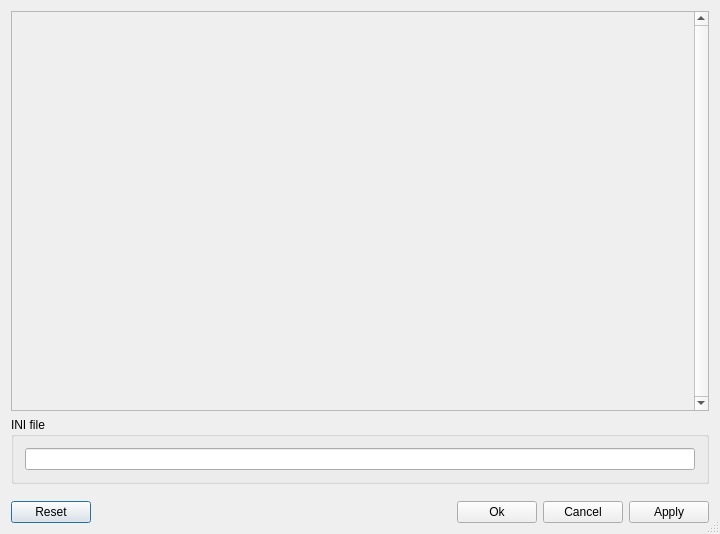
<?xml version="1.0" encoding="UTF-8"?>
<ui version="4.0">
 <author>LPub3D</author>
 <class>LDVExportOptionPanel</class>
 <widget class="QDialog" name="LDVExportOptionPanel">
  <property name="geometry">
   <rect>
    <x>0</x>
    <y>0</y>
    <width>720</width>
    <height>534</height>
   </rect>
  </property>
  <property name="sizePolicy">
   <sizepolicy hsizetype="Preferred" vsizetype="MinimumExpanding">
    <horstretch>0</horstretch>
    <verstretch>0</verstretch>
   </sizepolicy>
  </property>
  <property name="windowTitle">
   <string>LDView Export Options</string>
  </property>
  <property name="windowIcon">
   <iconset resource="../../mainApp/lpub3d.qrc">
    <normaloff>:/resources/LPub32.png</normaloff>:/resources/LPub32.png</iconset>
  </property>
  <property name="sizeGripEnabled">
   <bool>true</bool>
  </property>
  <layout class="QVBoxLayout" name="verticalLayout">
   <item>
    <widget class="QScrollArea" name="scrollArea">
     <property name="sizePolicy">
      <sizepolicy hsizetype="Preferred" vsizetype="MinimumExpanding">
       <horstretch>0</horstretch>
       <verstretch>0</verstretch>
      </sizepolicy>
     </property>
     <property name="minimumSize">
      <size>
       <width>0</width>
       <height>400</height>
      </size>
     </property>
     <property name="verticalScrollBarPolicy">
      <enum>Qt::ScrollBarAlwaysOn</enum>
     </property>
     <property name="horizontalScrollBarPolicy">
      <enum>Qt::ScrollBarAsNeeded</enum>
     </property>
     <property name="sizeAdjustPolicy">
      <enum>QAbstractScrollArea::AdjustIgnored</enum>
     </property>
     <property name="widgetResizable">
      <bool>true</bool>
     </property>
    </widget>
   </item>
   <item>
    <widget class="QGroupBox" name="iniBox">
     <property name="sizePolicy">
      <sizepolicy hsizetype="Preferred" vsizetype="Preferred">
       <horstretch>0</horstretch>
       <verstretch>0</verstretch>
      </sizepolicy>
     </property>
     <property name="baseSize">
      <size>
       <width>0</width>
       <height>0</height>
      </size>
     </property>
     <property name="title">
      <string>INI file</string>
     </property>
     <layout class="QHBoxLayout" name="horizontalLayout">
      <item>
       <widget class="QLineEdit" name="iniFileEdit"/>
      </item>
     </layout>
    </widget>
   </item>
   <item>
    <spacer name="verticalSpacer">
     <property name="orientation">
      <enum>Qt::Vertical</enum>
     </property>
     <property name="sizeType">
      <enum>QSizePolicy::Expanding</enum>
     </property>
     <property name="sizeHint" stdset="0">
      <size>
       <width>20</width>
       <height>20</height>
      </size>
     </property>
    </spacer>
   </item>
   <item>
    <layout class="QHBoxLayout" name="horizontalLayout_3">
     <item>
      <widget class="QPushButton" name="resetButton">
       <property name="text">
        <string>Reset</string>
       </property>
      </widget>
     </item>
     <item>
      <spacer name="spacer1">
       <property name="orientation">
        <enum>Qt::Horizontal</enum>
       </property>
       <property name="sizeType">
        <enum>QSizePolicy::Expanding</enum>
       </property>
       <property name="sizeHint" stdset="0">
        <size>
         <width>40</width>
         <height>20</height>
        </size>
       </property>
      </spacer>
     </item>
     <item>
      <widget class="QPushButton" name="okButton">
       <property name="text">
        <string>Ok</string>
       </property>
      </widget>
     </item>
     <item>
      <widget class="QPushButton" name="cancelButton">
       <property name="text">
        <string>Cancel</string>
       </property>
      </widget>
     </item>
     <item>
      <widget class="QPushButton" name="applyButton">
       <property name="text">
        <string>Apply</string>
       </property>
      </widget>
     </item>
    </layout>
   </item>
  </layout>
 </widget>
 <layoutdefault spacing="6" margin="11"/>
 <tabstops>
  <tabstop>applyButton</tabstop>
  <tabstop>cancelButton</tabstop>
  <tabstop>okButton</tabstop>
  <tabstop>resetButton</tabstop>
  <tabstop>scrollArea</tabstop>
  <tabstop>iniFileEdit</tabstop>
 </tabstops>
 <resources>
  <include location="../../mainApp/lpub3d.qrc"/>
 </resources>
 <connections/>
</ui>
